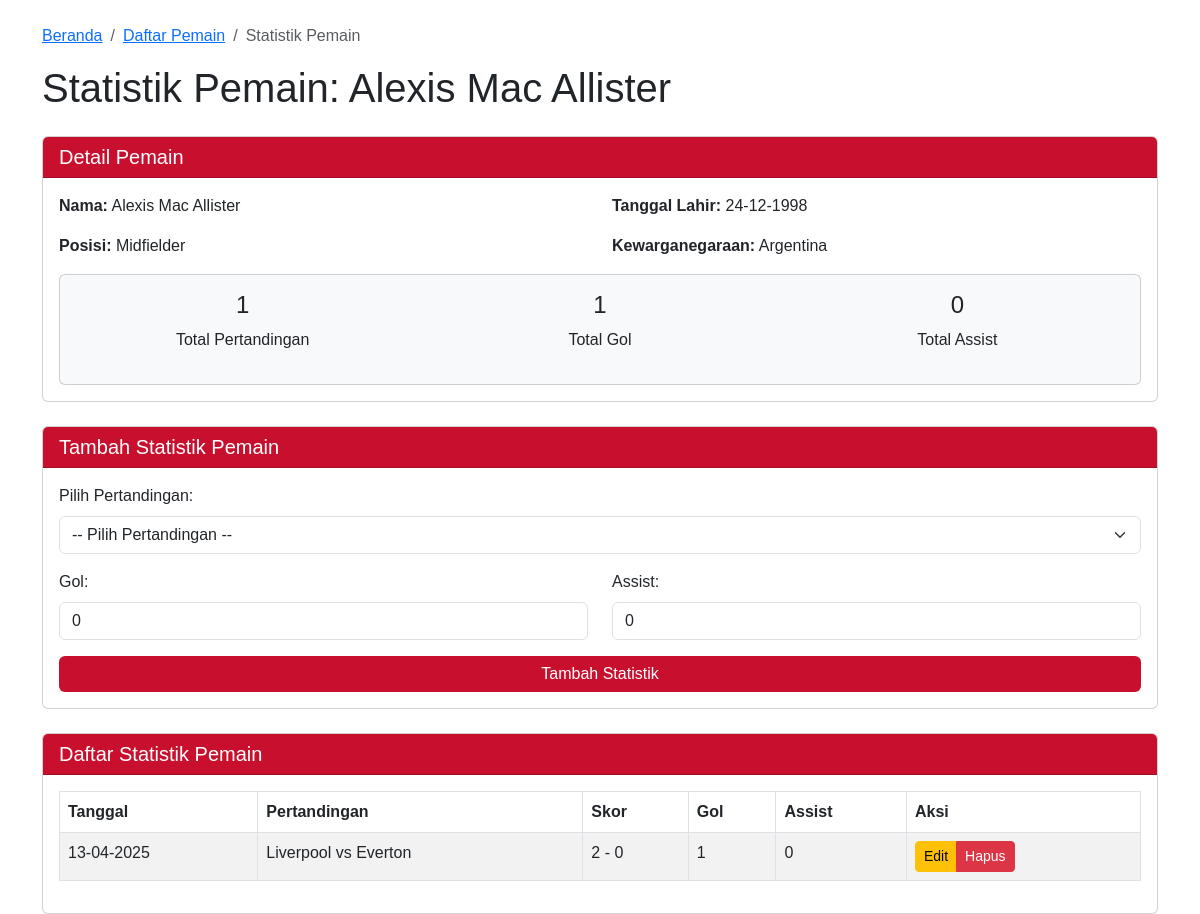
Page /view/statistics.php?id_player=5 on the committed database.
### tables this page shows
CREATE TABLE `players` (
  `id_player` int(11) NOT NULL,
  `name` varchar(100) DEFAULT NULL,
  `position` varchar(50) DEFAULT NULL,
  `dob` date DEFAULT NULL,
  `nationality` varchar(50) DEFAULT NULL
);

CREATE TABLE `player_match` (
  `id_player_match` int(11) NOT NULL,
  `id_player` int(11) DEFAULT NULL,
  `id_match` int(11) DEFAULT NULL,
  `goals` int(11) DEFAULT 0,
  `assists` int(11) DEFAULT 0
);

CREATE TABLE `matches` (
  `id_match` int(11) NOT NULL,
  `date` date DEFAULT NULL,
  `team_a` varchar(50) DEFAULT NULL,
  `team_b` varchar(50) DEFAULT NULL,
  `score_a` int(11) DEFAULT NULL,
  `score_b` int(11) DEFAULT NULL
);

### class/Player.php (called while the page is built, shortened)
<?php
class Player
{
    private $pdo;
    public function __construct($pdo)
    {
        $this->pdo = $pdo;
    }
    public function getPlayerById($id_player)
    {
        try {
            $stmt = $this->pdo->prepare("SELECT * FROM players WHERE id_player = :id_player");
            $stmt->execute([':id_player' => $id_player]);
            return $stmt->fetch(PDO::FETCH_ASSOC);
        } catch (PDOException $e) {
            error_log('Error getting player by ID: ' . $e->getMessage());
            return false;
        }
    }
}

### class/PlayerMatch.php (called while the page is built, shortened)
<?php
class PlayerMatch
{
    private $pdo;
    public function __construct($pdo)
    {
        $this->pdo = $pdo;
    }
    public function getPlayerStats($player_id)
    {
        try {
            $sql = "SELECT pm.*, m.date, m.team_a, m.team_b, m.score_a, m.score_b
                    FROM player_match pm
                    INNER JOIN matches m ON pm.id_match = m.id_match
                    WHERE pm.id_player = :player_id
                    ORDER BY m.date DESC";
            $stmt = $this->pdo->prepare($sql);
            $stmt->execute([':player_id' => $player_id]);
            return $stmt->fetchAll(PDO::FETCH_ASSOC);
        } catch (PDOException $e) {
            error_log('Error getting player stats: ' . $e->getMessage());
            return [];
        }
    }
    public function getPlayerTotalStats($player_id)
    {
        try {
            $sql = "SELECT SUM(goals) as total_goals, SUM(assists) as total_assists,
                    COUNT(id_match) as total_matches
                    FROM player_match
                    WHERE id_player = :player_id";
            $stmt = $this->pdo->prepare($sql);
            $stmt->execute([':player_id' => $player_id]);
            return $stmt->fetch(PDO::FETCH_ASSOC);
        } catch (PDOException $e) {
            error_log('Error getting player total stats: ' . $e->getMessage());
            return false;
        }
    }
}

### view/statistics.php (the view, shortened to what this page needs)
<?php
include_once '../config/db.php';
include_once '../class/PlayerMatch.php';
include_once '../class/Player.php';
$playerMatch = new PlayerMatch($pdo);
$playerClass = new Player($pdo);
if (isset($_GET['id_player'])) {
    $id_player = $_GET['id_player'];
    $playerData = $playerClass->getPlayerById($id_player);
    $playerStats = $playerMatch->getPlayerStats($id_player);
    $totalStats = $playerMatch->getPlayerTotalStats($id_player);
} else {
    echo "<script>alert('ID Pemain tidak ditemukan. Silakan pilih pemain.'); window.location.href='players.php';</script>";
    exit();
}
?>
<!DOCTYPE html>
<html lang="en">
<head>
    <link href="https://cdn.jsdelivr.net/npm/bootstrap@5.3.0-alpha1/dist/css/bootstrap.min.css" rel="stylesheet">
    <link rel="stylesheet" href="../style.css">
</head>
<body>
    <div class="container mt-4">
        <nav aria-label="breadcrumb">
            <ol class="breadcrumb">
                <li class="breadcrumb-item"><a href="../index.php">Beranda</a></li>
                <li class="breadcrumb-item"><a href="players.php">Daftar Pemain</a></li>
                <li class="breadcrumb-item active">Statistik Pemain</li>
            </ol>
        </nav>
        <h1 class="mb-4">Statistik Pemain: <?php echo htmlspecialchars($playerData['name']); ?></h1>
        <div class="card mb-4">
            <div class="card-header liverpool-red">
                <h5 class="card-title m-0">Detail Pemain</h5>
            </div>
            <div class="card-body">
                <div class="row">
                    <div class="col-md-6">
                        <p><strong>Nama:</strong> <?php echo htmlspecialchars($playerData['name']); ?></p>
                        <p><strong>Posisi:</strong> <?php echo htmlspecialchars($playerData['position']); ?></p>
                    </div>
                    <div class="col-md-6">
                        <p><strong>Tanggal Lahir:</strong> <?php echo date('d-m-Y', strtotime($playerData['dob'])); ?></p>
                        <p><strong>Kewarganegaraan:</strong> <?php echo htmlspecialchars($playerData['nationality']); ?></p>
                    </div>
                </div>
                <div class="card bg-light">
                    <div class="card-body">
                        <div class="row text-center">
                            <div class="col-md-4">
                                <h4><?php echo $totalStats['total_matches'] ?? 0; ?></h4>
                                <p>Total Pertandingan</p>
                            </div>
                            <div class="col-md-4">
                                <h4><?php echo $totalStats['total_goals'] ?? 0; ?></h4>
                                <p>Total Gol</p>
                            </div>
                            <div class="col-md-4">
                                <h4><?php echo $totalStats['total_assists'] ?? 0; ?></h4>
                                <p>Total Assist</p>
                            </div>
                        </div>
                    </div>
                </div>
            </div>
        </div>
        <div class="card mb-4">
            <div class="card-header liverpool-red">
                <h5 class="card-title m-0">Tambah Statistik Pemain</h5>
            </div>
            <div class="card-body">
                <form method="POST">
                    <div class="row mb-3">
                        <div class="col-md-12">
                            <label for="match_id" class="form-label">Pilih Pertandingan:</label>
                            <select class="form-select" id="match_id" name="match_id" required>
                                <option value="">-- Pilih Pertandingan --</option>
                            </select>
                        </div>
                    </div>
                    <div class="row mb-3">
                        <div class="col-md-6">
                            <label for="goals" class="form-label">Gol:</label>
                            <input type="number" class="form-control" id="goals" name="goals" min="0" value="0" required>
                        </div>
                        <div class="col-md-6">
                            <label for="assists" class="form-label">Assist:</label>
                            <input type="number" class="form-control" id="assists" name="assists" min="0" value="0" required>
                        </div>
                    </div>
                    <div class="d-grid">
                        <button type="submit" class="btn liverpool-btn">Tambah Statistik</button>
                    </div>
                </form>
            </div>
        </div>
        <div class="card">
            <div class="card-header liverpool-red">
                <h5 class="card-title m-0">Daftar Statistik Pemain</h5>
            </div>
            <div class="card-body">
                <?php if (count($playerStats) > 0): ?>
                    <div class="table-responsive">
                        <table class="table table-striped table-hover">
                            <thead>
                                <tr>
                                    <th>Tanggal</th>
                                    <th>Pertandingan</th>
                                    <th>Skor</th>
                                    <th>Gol</th>
                                    <th>Assist</th>
                                    <th>Aksi</th>
                                </tr>
                            </thead>
                            <tbody>
                                <?php foreach ($playerStats as $stat): ?>
                                    <tr>
                                        <td><?php echo date('d-m-Y', strtotime($stat['date'])); ?></td>
                                        <td><?php echo htmlspecialchars($stat['team_a']) . ' vs ' . htmlspecialchars($stat['team_b']); ?></td>
                                        <td><?php echo $stat['score_a'] . ' - ' . $stat['score_b']; ?></td>
                                        <td><?php echo $stat['goals']; ?></td>
                                        <td><?php echo $stat['assists']; ?></td>
                                        <td>
                                            <div class="btn-group" role="group">
                                                <a href="statistics.php?id_player=<?php echo $id_player; ?>&edit=<?php echo $stat['id_player_match']; ?>"
                                                    class="btn btn-sm btn-warning">Edit</a>
                                                <a href="statistics.php?id_player=<?php echo $id_player; ?>&delete=<?php echo $stat['id_player_match']; ?>"
                                                    class="btn btn-sm btn-danger"
                                                    onclick="return confirm('Apakah Anda yakin ingin menghapus statistik ini?')">Hapus</a>
                                            </div>
                                        </td>
                                    </tr>
                                <?php endforeach; ?>
                            </tbody>
                        </table>
                    </div>
                <?php else: ?>
                    <div class="alert alert-info">Tidak ada statistik untuk pemain ini.</div>
                <?php endif; ?>
            </div>
        </div>
    </div>
</body>
</html>

### style.css (style rules this page uses)
body { font-family: 'Arial', sans-serif; }
.liverpool-red { background-color: #C8102E; color: white; }
.liverpool-btn { background-color: #C8102E; color: white; border: none; }
table { width: 100%; border-collapse: collapse; }
table, th, td { border: 1px solid #dee2e6; }
th, td { padding: 8px; text-align: left; }

### rows in the picture
players: name "Alexis Mac Allister", position "Midfielder", dob "24-12-1998", nationality "Argentina"
player_match: id_match.date "13-04-2025", id_match.team_a "Liverpool", id_match.team_b "Everton", id_match.score_a "2", id_match.score_b "0", goals "1", assists "0"

### other values in the picture
$totalStats['total_matches'] "1"
$totalStats['total_goals'] "1"
$totalStats['total_assists'] "0"
